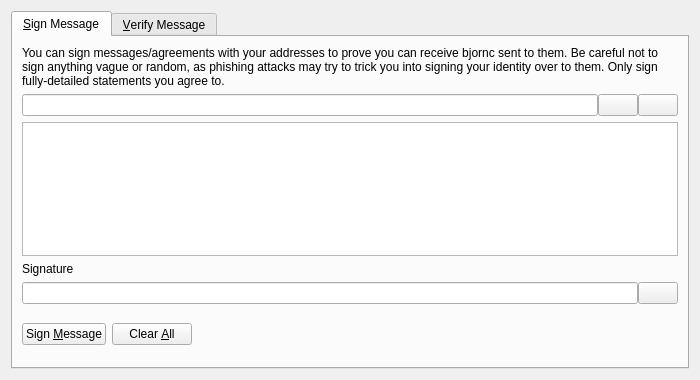
<?xml version="1.0" encoding="UTF-8"?>
<ui version="4.0">
 <class>SignVerifyMessageDialog</class>
 <widget class="QDialog" name="SignVerifyMessageDialog">
  <property name="geometry">
   <rect>
    <x>0</x>
    <y>0</y>
    <width>700</width>
    <height>380</height>
   </rect>
  </property>
  <property name="windowTitle">
   <string>Signatures - Sign / Verify a Message</string>
  </property>
  <property name="modal">
   <bool>true</bool>
  </property>
  <layout class="QVBoxLayout" name="verticalLayout">
   <item>
    <widget class="QTabWidget" name="tabWidget">
     <property name="currentIndex">
      <number>0</number>
     </property>
     <widget class="QWidget" name="tabSignMessage">
      <attribute name="title">
       <string>&amp;Sign Message</string>
      </attribute>
      <layout class="QVBoxLayout" name="verticalLayout_SM">
       <item>
        <widget class="QLabel" name="infoLabel_SM">
         <property name="text">
          <string>You can sign messages/agreements with your addresses to prove you can receive bjornc sent to them. Be careful not to sign anything vague or random, as phishing attacks may try to trick you into signing your identity over to them. Only sign fully-detailed statements you agree to.</string>
         </property>
         <property name="textFormat">
          <enum>Qt::PlainText</enum>
         </property>
         <property name="wordWrap">
          <bool>true</bool>
         </property>
        </widget>
       </item>
       <item>
        <layout class="QHBoxLayout" name="horizontalLayout_1_SM">
         <property name="spacing">
          <number>0</number>
         </property>
         <item>
          <widget class="QValidatedLineEdit" name="addressIn_SM">
           <property name="toolTip">
            <string>The Bjornc address to sign the message with</string>
           </property>
          </widget>
         </item>
         <item>
          <widget class="QPushButton" name="addressBookButton_SM">
           <property name="toolTip">
            <string>Choose previously used address</string>
           </property>
           <property name="text">
            <string/>
           </property>
           <property name="icon">
            <iconset resource="../bitcoin.qrc">
             <normaloff>:/icons/address-book</normaloff>:/icons/address-book</iconset>
           </property>
           <property name="shortcut">
            <string>Alt+A</string>
           </property>
           <property name="autoDefault">
            <bool>false</bool>
           </property>
          </widget>
         </item>
         <item>
          <widget class="QPushButton" name="pasteButton_SM">
           <property name="toolTip">
            <string>Paste address from clipboard</string>
           </property>
           <property name="text">
            <string/>
           </property>
           <property name="icon">
            <iconset resource="../bitcoin.qrc">
             <normaloff>:/icons/editpaste</normaloff>:/icons/editpaste</iconset>
           </property>
           <property name="shortcut">
            <string>Alt+P</string>
           </property>
           <property name="autoDefault">
            <bool>false</bool>
           </property>
          </widget>
         </item>
        </layout>
       </item>
       <item>
        <widget class="QPlainTextEdit" name="messageIn_SM">
         <property name="toolTip">
          <string>Enter the message you want to sign here</string>
         </property>
        </widget>
       </item>
       <item>
        <widget class="QLabel" name="signatureLabel_SM">
         <property name="text">
          <string>Signature</string>
         </property>
         <property name="textFormat">
          <enum>Qt::PlainText</enum>
         </property>
        </widget>
       </item>
       <item>
        <layout class="QHBoxLayout" name="horizontalLayout_2_SM">
         <property name="spacing">
          <number>0</number>
         </property>
         <item>
          <widget class="QLineEdit" name="signatureOut_SM">
           <property name="font">
            <font>
             <italic>true</italic>
            </font>
           </property>
           <property name="readOnly">
            <bool>true</bool>
           </property>
          </widget>
         </item>
         <item>
          <widget class="QPushButton" name="copySignatureButton_SM">
           <property name="toolTip">
            <string>Copy the current signature to the system clipboard</string>
           </property>
           <property name="text">
            <string/>
           </property>
           <property name="icon">
            <iconset resource="../bitcoin.qrc">
             <normaloff>:/icons/editcopy</normaloff>:/icons/editcopy</iconset>
           </property>
           <property name="autoDefault">
            <bool>false</bool>
           </property>
          </widget>
         </item>
        </layout>
       </item>
       <item>
        <layout class="QHBoxLayout" name="horizontalLayout_3_SM">
         <item>
          <widget class="QPushButton" name="signMessageButton_SM">
           <property name="toolTip">
            <string>Sign the message to prove you own this Bjornc address</string>
           </property>
           <property name="text">
            <string>Sign &amp;Message</string>
           </property>
           <property name="icon">
            <iconset resource="../bitcoin.qrc">
             <normaloff>:/icons/edit</normaloff>:/icons/edit</iconset>
           </property>
           <property name="autoDefault">
            <bool>false</bool>
           </property>
          </widget>
         </item>
         <item>
          <widget class="QPushButton" name="clearButton_SM">
           <property name="toolTip">
            <string>Reset all sign message fields</string>
           </property>
           <property name="text">
            <string>Clear &amp;All</string>
           </property>
           <property name="icon">
            <iconset resource="../bitcoin.qrc">
             <normaloff>:/icons/remove</normaloff>:/icons/remove</iconset>
           </property>
           <property name="autoDefault">
            <bool>false</bool>
           </property>
          </widget>
         </item>
         <item>
          <spacer name="horizontalSpacer_1_SM">
           <property name="orientation">
            <enum>Qt::Horizontal</enum>
           </property>
           <property name="sizeHint" stdset="0">
            <size>
             <width>40</width>
             <height>48</height>
            </size>
           </property>
          </spacer>
         </item>
         <item>
          <widget class="QLabel" name="statusLabel_SM">
           <property name="font">
            <font>
             <weight>75</weight>
             <bold>true</bold>
            </font>
           </property>
           <property name="text">
            <string/>
           </property>
           <property name="wordWrap">
            <bool>true</bool>
           </property>
          </widget>
         </item>
         <item>
          <spacer name="horizontalSpacer_2_SM">
           <property name="orientation">
            <enum>Qt::Horizontal</enum>
           </property>
           <property name="sizeHint" stdset="0">
            <size>
             <width>40</width>
             <height>48</height>
            </size>
           </property>
          </spacer>
         </item>
        </layout>
       </item>
      </layout>
     </widget>
     <widget class="QWidget" name="tabVerifyMessage">
      <attribute name="title">
       <string>&amp;Verify Message</string>
      </attribute>
      <layout class="QVBoxLayout" name="verticalLayout_VM">
       <item>
        <widget class="QLabel" name="infoLabel_VM">
         <property name="text">
          <string>Enter the receiver's address, message (ensure you copy line breaks, spaces, tabs, etc. exactly) and signature below to verify the message. Be careful not to read more into the signature than what is in the signed message itself, to avoid being tricked by a man-in-the-middle attack. Note that this only proves the signing party receives with the address, it cannot prove sendership of any transaction!</string>
         </property>
         <property name="textFormat">
          <enum>Qt::PlainText</enum>
         </property>
         <property name="alignment">
          <set>Qt::AlignLeading|Qt::AlignLeft|Qt::AlignTop</set>
         </property>
         <property name="wordWrap">
          <bool>true</bool>
         </property>
        </widget>
       </item>
       <item>
        <layout class="QHBoxLayout" name="horizontalLayout_1_VM">
         <property name="spacing">
          <number>0</number>
         </property>
         <item>
          <widget class="QValidatedLineEdit" name="addressIn_VM">
           <property name="toolTip">
            <string>The Bjornc address the message was signed with</string>
           </property>
          </widget>
         </item>
         <item>
          <widget class="QPushButton" name="addressBookButton_VM">
           <property name="toolTip">
            <string>Choose previously used address</string>
           </property>
           <property name="text">
            <string/>
           </property>
           <property name="icon">
            <iconset resource="../bitcoin.qrc">
             <normaloff>:/icons/address-book</normaloff>:/icons/address-book</iconset>
           </property>
           <property name="shortcut">
            <string>Alt+A</string>
           </property>
           <property name="autoDefault">
            <bool>false</bool>
           </property>
          </widget>
         </item>
        </layout>
       </item>
       <item>
        <widget class="QPlainTextEdit" name="messageIn_VM"/>
       </item>
       <item>
        <widget class="QValidatedLineEdit" name="signatureIn_VM"/>
       </item>
       <item>
        <layout class="QHBoxLayout" name="horizontalLayout_2_VM">
         <item>
          <widget class="QPushButton" name="verifyMessageButton_VM">
           <property name="toolTip">
            <string>Verify the message to ensure it was signed with the specified Bjornc address</string>
           </property>
           <property name="text">
            <string>Verify &amp;Message</string>
           </property>
           <property name="icon">
            <iconset resource="../bitcoin.qrc">
             <normaloff>:/icons/transaction_0</normaloff>:/icons/transaction_0</iconset>
           </property>
           <property name="autoDefault">
            <bool>false</bool>
           </property>
          </widget>
         </item>
         <item>
          <widget class="QPushButton" name="clearButton_VM">
           <property name="toolTip">
            <string>Reset all verify message fields</string>
           </property>
           <property name="text">
            <string>Clear &amp;All</string>
           </property>
           <property name="icon">
            <iconset resource="../bitcoin.qrc">
             <normaloff>:/icons/remove</normaloff>:/icons/remove</iconset>
           </property>
           <property name="autoDefault">
            <bool>false</bool>
           </property>
          </widget>
         </item>
         <item>
          <spacer name="horizontalSpacer_1_VM">
           <property name="orientation">
            <enum>Qt::Horizontal</enum>
           </property>
           <property name="sizeHint" stdset="0">
            <size>
             <width>40</width>
             <height>48</height>
            </size>
           </property>
          </spacer>
         </item>
         <item>
          <widget class="QLabel" name="statusLabel_VM">
           <property name="font">
            <font>
             <weight>75</weight>
             <bold>true</bold>
            </font>
           </property>
           <property name="text">
            <string/>
           </property>
           <property name="wordWrap">
            <bool>true</bool>
           </property>
          </widget>
         </item>
         <item>
          <spacer name="horizontalSpacer_2_VM">
           <property name="orientation">
            <enum>Qt::Horizontal</enum>
           </property>
           <property name="sizeHint" stdset="0">
            <size>
             <width>40</width>
             <height>48</height>
            </size>
           </property>
          </spacer>
         </item>
        </layout>
       </item>
      </layout>
     </widget>
    </widget>
   </item>
  </layout>
 </widget>
 <customwidgets>
  <customwidget>
   <class>QValidatedLineEdit</class>
   <extends>QLineEdit</extends>
   <header>qt/qvalidatedlineedit.h</header>
  </customwidget>
 </customwidgets>
 <resources>
  <include location="../bitcoin.qrc"/>
 </resources>
 <connections/>
</ui>
